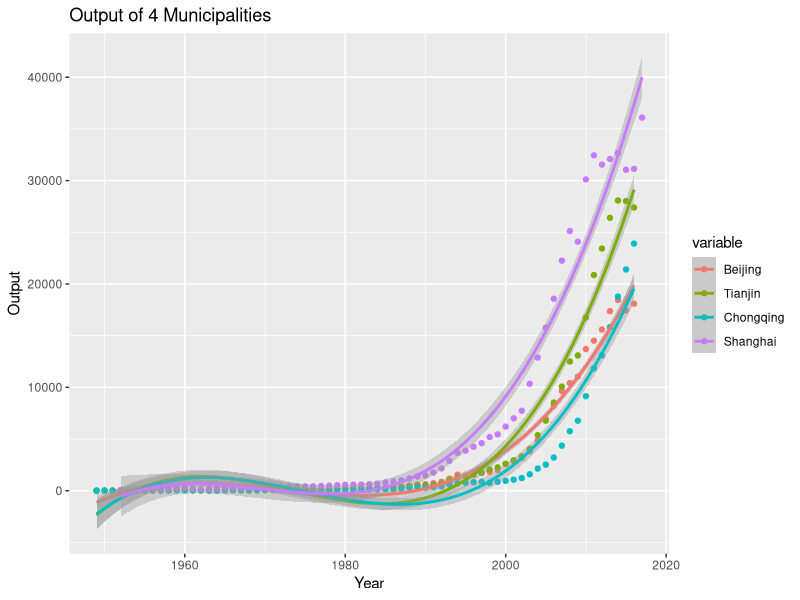

Here is the R script that generated this plot: (Note: this script raises an error after producing the figure.)
## ---- chunk 1
library(plyr)
library(dplyr)
library(tidyverse)
library(ggplot2)
library(reshape2)
object1 = read.csv("China_EO_49to17.csv" ,fileEncoding="latin1")
object2 = as.tibble(object1)
datC=object2
datC$Year=seq(from=1949, to=2017)
datC=datC[order(datC$Year),]
# substitute years to numerical data
datC
outp = cbind(datC[,1],datC[,grep("Output", names(datC))])
enterp = cbind(datC[,1],datC[,grep("Enterprise", names(datC))])
enterp
outp_P = nrow(outp)-1
colnames(outp) <- strsplit((colnames(outp)),"_Output")
outp
colnames(enterp) <- strsplit((colnames(enterp)),"_Output")
enterp
outp_4<- outp %>%
  select(Beijing,Tianjin,Chongqing,Shanghai, Year)
##rename the columns
names(outp_4) <- c("Beijing", "Tianjin", "Chongqing", "Shanghai", "Year")
## melt the tibble object to a tall structure for plotting purpose
meltout4 <- melt(outp_4, id.vars = "Year")
##plot. Different cities will have different color; applying smoothed linear regression lines with 95% confidence area
bb <- ggplot(meltout4, aes(x = Year, y = value, colour = variable)) + geom_point() + scale_size_area()+ stat_smooth(method = lm, formula = y ~ splines::bs(x, 3)) + labs(title = "Output of 4 Municipalities", x = "Year",y = "Output")
bb
## ---- chunk 2
library(plyr)
library(dplyr)
library(tidyverse)
library(ggplot2)
library(reshape2)

## import the csv file as tibble object
econData <- as_tibble(read.csv("China_EO_49to17.csv"))

##only interested in the enterprise data in those direct controlled cities after year 2000
DirectCity<- econData %>%
  select(Beijing_Enterprise, Shanghai_Enterprise, Tianjin_Enterprise, Chongqing_Enterprise, Year)%>%
  filter(Year >= 2000)

##rename the columns
names(DirectCity) <- c("Beijing", "Shanghai", "Tianjin", "Chongqing", "Year")

## melt the tibble object to a tall structure for plotting purpose
meltDirectCity <- melt(DirectCity, id.vars = "Year")

##plot. Different cities will have different color; applying smoothed linear regression lines with 95% confidence area
ggplot(meltDirectCity, aes(x = Year, y = value, colour = variable)) + geom_point() + scale_size_area()+ stat_smooth(method = lm, formula = y ~ splines::bs(x, 3))


## ---- chunk 3
## looking at enterprises of different cities.

# read the file 
object1=read.csv("China_EO_49to17.csv", fileEncoding="latin1")
econData=as_tibble(object1)

# had to recreate the year column
desc <- arrange(econData, desc(Year))

# added to the table
Year=seq(from=1949, to=2017)
econData$Year=Year

# grabbed a few cities and its enterprise filters between 2000 to 2017
DataCity <- econData %>%
  select(Anhui_Enterprise, Hebei_Enterprise, Xinjiang_Enterprise, Year)%>%
  filter(Year >= 2000)

meltDataCity <- melt(DataCity, id.vars = "Year")

ggplot(meltDataCity, aes(x = Year, y = value, colour = variable)) + geom_point() + scale_size_area()+ stat_smooth(method = lm, formula = y ~ splines::bs(x, 3), se = FALSE)

## ---- chunk 4
library(plyr)
library(dplyr)
library(tidyverse)
library(ggplot2)
library(reshape2)

## import the csv file as tibble object
ecData <-as_tibble(read.csv("China_EO_49to17.csv"))

## enterprise data in 2 provinces after year 2005
China <- ecData %>%
  select(Shanghai_Enterprise, Hainan_Enterprise, Year)%>%
  filter(Year >= 2005)

##rename the columns
names(China) <- c("Shanghai", "Hainan", "Year")

## melt the tibble object to a tall structure for plotting purpose
Chinaa <- melt(China, id.vars = "Year")

## plot the data
ggplot(data=Chinaa,aes(x=Year,y=value,colour=variable))+geom_point(color="blue",pch=15,size=5)+ggtitle("Enterprise Difference between Shanghai and Hainan, 2005-2017")+theme_bw()+ scale_size_area()+ stat_smooth(method = lm, formula = y ~ splines::bs(x, 5), se = FALSE)
## ---- chunk 5
library(plyr)
library(dplyr)
library(tidyverse)
library(ggplot2)
library(reshape2)

## import the csv file as tibble object
ecData <-as_tibble(read.csv("China_EO_49to17.csv"))

##only interested in the output data in certain provinces after year 2000
China <- ecData %>%
  select(Beijing_Output, InnerMongolia_Output, Tibet_Output, Year)%>%
  filter(Year >= 2000)

##rename the columns
names(China) <- c("Beijing", "Inner Mongolia", "Tibet", "Year")

## melt the tibble object to a tall structure for plotting purpose
Chinaa <- melt(China, id.vars = "Year")

## plot the data
ggplot(data=Chinaa,aes(x=Year,y=value,colour=variable))+geom_quantile()+ggtitle("Output of Beijing, Inner Mongolia, and Tibet, 2000-2017")+theme_bw()+ scale_size_area()+ stat_smooth(method = lm, formula = y ~ splines::bs(x, 5), se = FALSE)
## ---- chunk 6
library(plyr)
library(dplyr)
library(tidyverse)
library(ggplot2)
library(reshape2)

## import the csv file as tibble object
ecData <-as_tibble(read.csv("China_EO_49to17.csv"))

## enterprise data in 1 province after year 1990 and before 2008
China <- ecData %>%
  select(Shaanxi_Enterprise, Year)%>%
  filter(Year >= 1990, Year <=2007)

##rename the columns
names(China) <- c("Shaanxi", "Year")

## melt the tibble object to a tall structure for plotting purpose
Chinaa <- melt(China, id.vars = "Year")

## plot the data
ggplot(data=Chinaa,aes(x=Year,y=value,colour=variable))+geom_area(color="red", fill="red")+ggtitle("Number of Enterprises in Shaanxi, 1990-2017")+theme_bw()+ scale_size_area()+ stat_smooth(method = lm, formula = y ~ splines::bs(x, 5), se = FALSE)
## ---- chunk 7

# comparing Guangdong and Liaoning's enterprise
GuangdongLiaoning<- econData %>%
  select(Guangdong_Enterprise, Liaoning_Enterprise, Year)%>%
  filter(Year >= 2000)
names(GuangdongLiaoning) <- c("Guangdong", "Liaoning", "Year")
add_column(GuangdongLiaoning, Output_Ratio = 0)
print(mutate(GuangdongLiaoning, Output_Ratio = Guangdong/Liaoning))

meltGuangdongLiaoning <- melt(GuangdongLiaoning, id.vars = "Year")

ggplot(meltGuangdongLiaoning, aes(x = Year, y = value, colour = variable)) + geom_point() + scale_size_area()+ stat_smooth(method = lm, formula = y ~ splines::bs(x, 3), se = FALSE)

## ---- chunk 8

# comparing Jilin and Anhui's enterprise
JilinAnhui<- econData %>%
  select(Jilin_Enterprise, Anhui_Enterprise, Year)%>%
  filter(Year >= 2000)
names(JilinAnhui) <- c("Jilin", "Anhui", "Year")
add_column(JilinAnhui, Output_Ratio = 0)
print(mutate(JilinAnhui, Output_Ratio = Jilin/Anhui))

meltJilinAnhui <- melt(JilinAnhui, id.vars = "Year")

ggplot(meltJilinAnhui, aes(x = Year, y = value, colour = variable)) + geom_point() + scale_size_area()+ stat_smooth(method = lm, formula = y ~ splines::bs(x, 3), se = FALSE)

## ---- chunk 9

# comparing Fujian and Guizhou's enterprise
FujianGuizhou<- econData %>%
  select(Fujian_Enterprise, Guizhou_Enterprise, Year)%>%
  filter(Year >= 2000)
names(FujianGuizhou) <- c("Fujian", "Guizhou", "Year")
add_column(FujianGuizhou, Output_Ratio = 0)
print(mutate(FujianGuizhou, Output_Ratio = Fujian/Guizhou))

meltFujianGuizhou <- melt(FujianGuizhou, id.vars = "Year")

ggplot(meltFujianGuizhou, aes(x = Year, y = value, colour = variable)) + geom_point() + scale_size_area()+ stat_smooth(method = lm, formula = y ~ splines::bs(x, 3), se = FALSE)

## ---- chunk 10

##Sum national total 
NationalOutput <- econData %>%
  select(matches("output"), Year) %>%
  mutate(sumVar=rowSums(.[1:19], na.rm = TRUE))

##Inner join national total with the csv file
# 
# df_with_Total<- left_join(econData, NationalOutput, by = "Year")
# df_with_Total<- df_with_Total %>%
#   select(-matches(".y"))

##trying to building a new data frame to store the percentage


##the actual loop. 

## convert to tibble object
NationalOutput <- as_tibble(NationalOutput)

##using R base functions to create new columns with the ratio between the summarized national output and each province
for(col in names(NationalOutput)) {
  NationalOutput[paste0(col, "_share")] = NationalOutput[col] / NationalOutput$sumVar
}

## subset the previous dataset for plotting purposes. 

## only selecting the ratio columns which has the _share pattern
subset_NationalOutput <- select(NationalOutput, matches("share"))

## deleting useless columns, such as year ratio
subset_NationalOutput <- subset_NationalOutput[,1:31]

## adding the actual year column
subset_NationalOutput<-add_column(subset_NationalOutput, NationalOutput$Year)

## reassign the year column with a new name
colnames(subset_NationalOutput)[32]<-"Year"

##melt the tibble object to a tall structure 
melt_subNational <- melt(subset_NationalOutput, id.vars = "Year")

##plot 
ggplot(melt_subNational, aes(x = Year, y = value, colour = variable)) + geom_point()



## ---- chunk 11
econData <- as_tibble(read.csv("China_EO_49to17.csv"))

# Ratio of Output to enterprise for Beijing, Tianjin, Hebei, Shanghai
# Outputs a data frame that just contains the ratio along with their respective years
# Also a column containing their city name for ease of plotting
ratioBeijing <- econData %>%
  mutate(OutputPerEnterprise = Beijing_Output / Beijing_Enterprise) %>%
  select(Year,OutputPerEnterprise)
ratioBeijing$Province <- rep("Beijing",nrow(ratioBeijing))

ratioTianjin <- econData %>%
  mutate(OutputPerEnterprise = Tianjin_Output / Tianjin_Enterprise) %>%
  select(Year,OutputPerEnterprise)
ratioTianjin$Province <- rep("Tianjin",nrow(ratioTianjin))

ratioHebei <- econData %>%
  mutate(OutputPerEnterprise = Hebei_Output / Hebei_Enterprise) %>%
  select(Year,OutputPerEnterprise)
ratioHebei$Province <- rep("Hebei",nrow(ratioHebei))

ratioShanghai <- econData %>%
  mutate(OutputPerEnterprise = Shanghai_Output / Shanghai_Enterprise) %>%
  select(Year,OutputPerEnterprise)
ratioShanghai$Province <- rep("Shanghai",nrow(ratioShanghai))

ratioGuangxi <- econData %>%
  mutate(OutputPerEnterprise = Guangxi_Output / Guangxi_Enterprise) %>%
  select(Year,OutputPerEnterprise)
ratioGuangxi$Province <- rep("Guangxi",nrow(ratioGuangxi))

ratioChongqing <- econData %>%
  mutate(OutputPerEnterprise = Chongqing_Output / Chongqing_Enterprise) %>%
  select(Year,OutputPerEnterprise)
ratioChongqing$Province <- rep("Chongqing",nrow(ratioChongqing))

# Combines all the data frames into one for plotting
ratio <- rbind(ratioBeijing, ratioTianjin, ratioHebei, ratioShanghai, ratioGuangxi, ratioChongqing) %>%
  filter(Year >= 2000)

# Plots the data
ggplot(data=ratio,aes(x=Year,y=OutputPerEnterprise,color=Province)) +geom_line() + ylab("Output per # of Enterprises") + ggtitle("Output per Number of Enterprises of Various Chinese Provinces") +theme_bw()

## ---- chunk 12
library(tidyverse)
library(dplyr)
library(ggplot2)
object3 = read.csv("Municip_output.csv",stringsAsFactors = FALSE)
municp = as.tibble(object3)
munip <- municp
allc_muni <- outp[50:69,]
allc_muni <- allc_muni[,c(1:3, 23, 10) ]
for (i in 1:5) {
  if(i >1){
    munip[,i]<- (municp[,i] - allc_muni[,i])
  }
}
# calculate output difference between National Bureau of Statistics of China and All China Center Data. If the number is positive (bar above x axis on the graph), that means that, for the same year, China NBS data is higher than the data collected by All China Center
#next step, print four graphs of differences of the four municipalities

pB <-ggplot(munip, aes(Year, Beijing))  
pB +geom_bar(stat = "identity")+geom_line(aes(x = munip$Year, y = Beijing),colour = "darkred")+
  labs(title = "Statistics Difference of Beijing Output",substitute("National Bureau of Statistics of China - ALl China Center Data"), x = "Year",y = "Output (Thousand Million CNY)")
#Beijing Stat Diff

pT <-ggplot(munip, aes(Year, Tianjin))
pT +geom_bar(stat = "identity")+geom_line(aes(x = munip$Year, y = Tianjin),colour = "darkblue")+
  labs(title = "Statistics Difference of Tianjin Output",substitute("National Bureau of Statistics of China - ALl China Center Data"), x = "Year",y = "Output (Thousand Million CNY)")
#Tianjin Stat Diff

pC <-ggplot(munip, aes(Year, Chongqing))
pC +geom_bar(stat = "identity")+geom_line(aes(x = munip$Year, y = Chongqing),colour = "grey60")+
  labs(title = "Statistics Difference of Chongqing Output",substitute("National Bureau of Statistics of China - ALl China Center Data"), x = "Year",y = "Output (Thousand Million CNY)")
#Chongqing Stat Diff

pS <-ggplot(munip, aes(Year, Shanghai))
pT +geom_bar(stat = "identity")+geom_line(aes(x = munip$Year, y = Shanghai),colour = "lightsalmon4")+
  labs(title = "Statistics Difference of Shanghai Output",substitute("National Bureau of Statistics of China - ALl China Center Data"), x = "Year",y = "Output (Thousand Million CNY)")
#Shanghai Stat Diff

## ---- chunk 13
library(plyr)
library(dplyr)
library(tidyverse)
library(ggplot2)
library(reshape2)

## import the csv file as tibble object
ecData <-as_tibble(read.csv("China_EO_49to17.csv"))


##only interested in the output data in those direct controlled cities after year 2000
China <- ecData %>%
  select(Beijing_Output, Shanghai_Output, Tianjin_Output, Guizhou_Output, Yunnan_Output, Gansu_Output, Year)%>%
  filter(Year >= 2000)
  
##rename the columns
names(China) <- c("Beijing", "Shanghai", "Tianjin", "Guizhou", "Yunnan", "Gansu", "Year")

## melt the tibble object to a tall structure for plotting purpose
Chinaa <- melt(China, id.vars = "Year")

##ploting the values
ggplot(data=Chinaa,aes(x=Year,y=value,colour=variable))+geom_point(color="black",pch=20,size=4)+ggtitle("Outputs of 3 of the Richest and Poorest China Provinces (in GDP per capita for 2017) from 2000-2017")+theme_bw()+ scale_size_area()+ stat_smooth(method = lm, formula = y ~ splines::bs(x, 5), se = FALSE)
## ---- chunk 14
library(plyr)
library(dplyr)
library(tidyverse)
library(ggplot2)
library(reshape2)

## import the csv file as tibble object
ecData <-as_tibble(read.csv("China_EO_49to17.csv"))

##only interested in the enterprise data in those direct controlled cities after year 2000
China <- ecData %>%
  select(Beijing_Enterprise, Shanghai_Enterprise, Tianjin_Enterprise, Guizhou_Enterprise, Yunnan_Enterprise, Gansu_Enterprise, Year)%>%
  filter(Year >= 2000)
  
##rename the columns  
names(China) <- c("Beijing", "Shanghai", "Tianjin", "Guizhou", "Yunnan", "Gansu", "Year")


## melt the tibble object to a tall structure for plotting purpose
Chinaa <- melt(China, id.vars = "Year")

##ploting the values
ggplot(data=Chinaa,aes(x=Year,y=value,colour=variable))+geom_point(color="purple",pch=19,size=3)+ggtitle("Enterprises of 3 of the Richest and Poorest China Provinces (in GDP per capita for 2017) from 2000-2017")+theme_bw()+ scale_size_area()+ stat_smooth(method = lm, formula = y ~ splines::bs(x, 5), se = FALSE)
